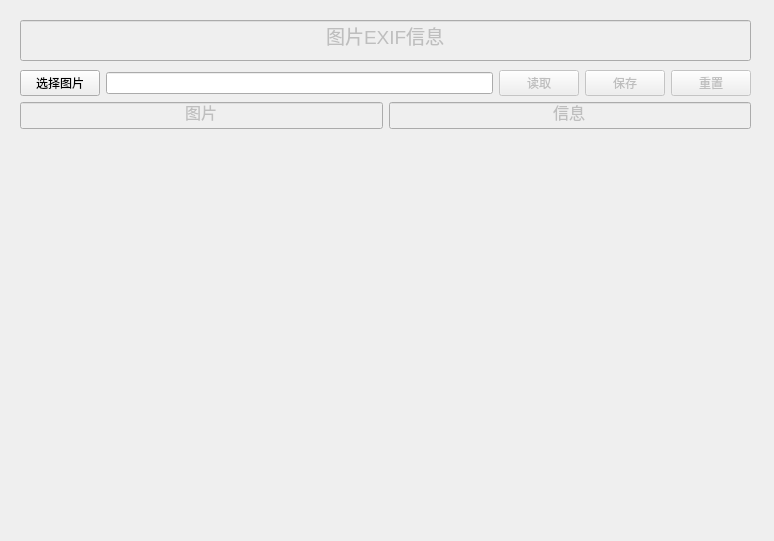
<?xml version="1.0" encoding="UTF-8"?>
<ui version="4.0">
 <class>MainWindow</class>
 <widget class="QMainWindow" name="MainWindow">
  <property name="geometry">
   <rect>
    <x>0</x>
    <y>0</y>
    <width>774</width>
    <height>541</height>
   </rect>
  </property>
  <property name="windowTitle">
   <string>图片EXIF</string>
  </property>
  <widget class="QWidget" name="centralWidget">
   <widget class="QLineEdit" name="lineEdit">
    <property name="enabled">
     <bool>false</bool>
    </property>
    <property name="geometry">
     <rect>
      <x>20</x>
      <y>20</y>
      <width>731</width>
      <height>41</height>
     </rect>
    </property>
    <property name="font">
     <font>
      <pointsize>14</pointsize>
     </font>
    </property>
    <property name="layoutDirection">
     <enum>Qt::LeftToRight</enum>
    </property>
    <property name="text">
     <string>图片EXIF信息</string>
    </property>
    <property name="alignment">
     <set>Qt::AlignCenter</set>
    </property>
   </widget>
   <widget class="QWidget" name="verticalLayoutWidget">
    <property name="geometry">
     <rect>
      <x>20</x>
      <y>70</y>
      <width>731</width>
      <height>451</height>
     </rect>
    </property>
    <layout class="QVBoxLayout" name="verticalLayout">
     <item>
      <layout class="QHBoxLayout" name="horizontalLayout_2">
       <property name="spacing">
        <number>6</number>
       </property>
       <property name="sizeConstraint">
        <enum>QLayout::SetMinimumSize</enum>
       </property>
       <item>
        <widget class="QPushButton" name="pbselect">
         <property name="text">
          <string>选择图片</string>
         </property>
        </widget>
       </item>
       <item>
        <widget class="QLineEdit" name="lineEdit_2"/>
       </item>
       <item>
        <widget class="QPushButton" name="pbread">
         <property name="enabled">
          <bool>false</bool>
         </property>
         <property name="text">
          <string>读取</string>
         </property>
        </widget>
       </item>
       <item>
        <widget class="QPushButton" name="pbsave">
         <property name="enabled">
          <bool>false</bool>
         </property>
         <property name="text">
          <string>保存</string>
         </property>
        </widget>
       </item>
       <item>
        <widget class="QPushButton" name="pbreset">
         <property name="enabled">
          <bool>false</bool>
         </property>
         <property name="sizePolicy">
          <sizepolicy hsizetype="Minimum" vsizetype="Fixed">
           <horstretch>0</horstretch>
           <verstretch>0</verstretch>
          </sizepolicy>
         </property>
         <property name="text">
          <string>重置</string>
         </property>
        </widget>
       </item>
      </layout>
     </item>
     <item>
      <layout class="QHBoxLayout" name="horizontalLayout">
       <item>
        <layout class="QVBoxLayout" name="verticalLayout_3">
         <item>
          <widget class="QLineEdit" name="lineEdit_3">
           <property name="enabled">
            <bool>false</bool>
           </property>
           <property name="font">
            <font>
             <pointsize>12</pointsize>
            </font>
           </property>
           <property name="text">
            <string>图片</string>
           </property>
           <property name="alignment">
            <set>Qt::AlignCenter</set>
           </property>
          </widget>
         </item>
         <item>
          <widget class="QLabel" name="label_2">
           <property name="minimumSize">
            <size>
             <width>0</width>
             <height>20</height>
            </size>
           </property>
           <property name="text">
            <string/>
           </property>
          </widget>
         </item>
        </layout>
       </item>
       <item>
        <layout class="QVBoxLayout" name="verticalLayout_2">
         <item>
          <widget class="QLineEdit" name="lineEdit_4">
           <property name="enabled">
            <bool>false</bool>
           </property>
           <property name="font">
            <font>
             <pointsize>12</pointsize>
            </font>
           </property>
           <property name="text">
            <string>信息</string>
           </property>
           <property name="alignment">
            <set>Qt::AlignCenter</set>
           </property>
          </widget>
         </item>
         <item>
          <widget class="QLabel" name="label">
           <property name="text">
            <string/>
           </property>
           <property name="alignment">
            <set>Qt::AlignLeading|Qt::AlignLeft|Qt::AlignTop</set>
           </property>
          </widget>
         </item>
        </layout>
       </item>
      </layout>
     </item>
    </layout>
   </widget>
  </widget>
 </widget>
 <resources/>
 <connections/>
</ui>
